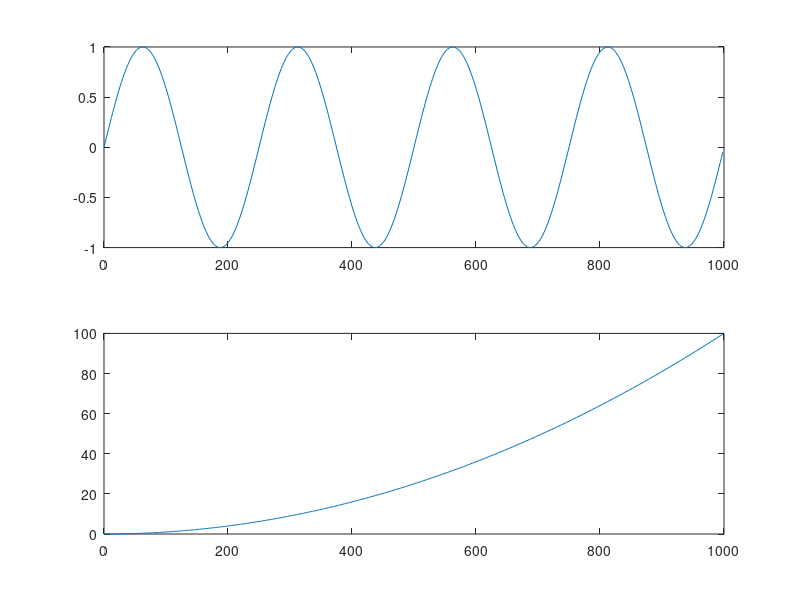

Write the MATLAB code that produced this figure.
% MATLAB's basic datatype is a vector
a = [1,2,3,4]
b = 2*a

% MATLAB looping syntax needs `end`
for c = ['q','u','v']
disp(['c: ', c]);
end

% MATLAB can create vectors with colons, and indexing starts with 1
x = 0:2:999;
y = sin(2*pi*x/250);
z = (x/100).^2;

disp(['x(1) = ', num2str(x(1))]);
disp(['x(end) = ', num2str(x(1))]);
disp(['length(x) = ', num2str(length(x))]);

% MATLAB uses built-in functions
figure;
subplot(2,1,1); plot(x,y);
subplot(2,1,2); plot(x,z);